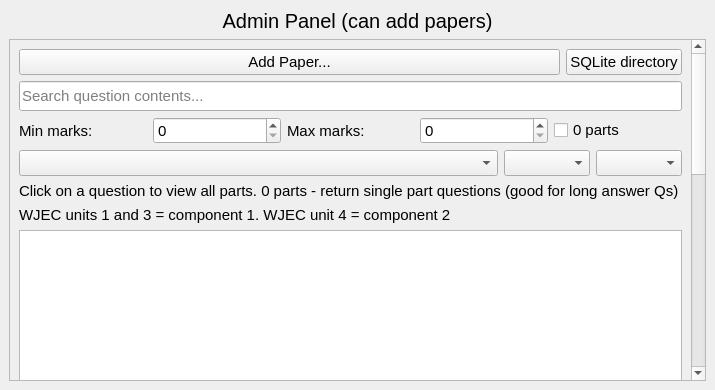
<?xml version="1.0" encoding="UTF-8"?>
<ui version="4.0">
 <class>ViewAllQuestions</class>
 <widget class="QMainWindow" name="ViewAllQuestions">
  <property name="geometry">
   <rect>
    <x>0</x>
    <y>0</y>
    <width>715</width>
    <height>390</height>
   </rect>
  </property>
  <property name="font">
   <font>
    <pointsize>11</pointsize>
   </font>
  </property>
  <property name="windowTitle">
   <string>Question Bank</string>
  </property>
  <property name="documentMode">
   <bool>false</bool>
  </property>
  <property name="tabShape">
   <enum>QTabWidget::Rounded</enum>
  </property>
  <widget class="QWidget" name="centralwidget">
   <layout class="QVBoxLayout" name="verticalLayout">
    <item>
     <widget class="QLabel" name="lAdminLabel">
      <property name="font">
       <font>
        <pointsize>15</pointsize>
       </font>
      </property>
      <property name="text">
       <string>Admin Panel (can add papers)</string>
      </property>
      <property name="alignment">
       <set>Qt::AlignCenter</set>
      </property>
     </widget>
    </item>
    <item>
     <widget class="QScrollArea" name="scrollArea">
      <property name="widgetResizable">
       <bool>true</bool>
      </property>
      <widget class="QWidget" name="scrollAreaWidgetContents">
       <property name="geometry">
        <rect>
         <x>0</x>
         <y>0</y>
         <width>678</width>
         <height>888</height>
        </rect>
       </property>
       <layout class="QVBoxLayout" name="verticalLayout_3">
        <item>
         <layout class="QHBoxLayout" name="horizontalLayout_4">
          <item>
           <widget class="QPushButton" name="pbAddPaper">
            <property name="sizePolicy">
             <sizepolicy hsizetype="MinimumExpanding" vsizetype="Fixed">
              <horstretch>0</horstretch>
              <verstretch>0</verstretch>
             </sizepolicy>
            </property>
            <property name="text">
             <string>Add Paper...</string>
            </property>
           </widget>
          </item>
          <item>
           <widget class="QPushButton" name="pbOpenSQLite">
            <property name="text">
             <string>SQLite directory</string>
            </property>
           </widget>
          </item>
         </layout>
        </item>
        <item>
         <layout class="QVBoxLayout" name="verticalLayout_2">
          <item>
           <widget class="QLineEdit" name="lineEdit">
            <property name="sizePolicy">
             <sizepolicy hsizetype="Expanding" vsizetype="Minimum">
              <horstretch>0</horstretch>
              <verstretch>0</verstretch>
             </sizepolicy>
            </property>
            <property name="minimumSize">
             <size>
              <width>0</width>
              <height>30</height>
             </size>
            </property>
            <property name="placeholderText">
             <string>Search question contents...</string>
            </property>
           </widget>
          </item>
          <item>
           <layout class="QHBoxLayout" name="horizontalLayout_2">
            <item>
             <widget class="QLabel" name="lMin">
              <property name="text">
               <string>Min marks:</string>
              </property>
             </widget>
            </item>
            <item>
             <widget class="QSpinBox" name="sbMin"/>
            </item>
            <item>
             <widget class="QLabel" name="lMax">
              <property name="text">
               <string>Max marks:</string>
              </property>
             </widget>
            </item>
            <item>
             <widget class="QSpinBox" name="sbMax"/>
            </item>
            <item>
             <widget class="QCheckBox" name="checkBoxForSingleParts">
              <property name="text">
               <string>0 parts</string>
              </property>
             </widget>
            </item>
           </layout>
          </item>
          <item>
           <layout class="QHBoxLayout" name="horizontalLayout">
            <property name="sizeConstraint">
             <enum>QLayout::SetDefaultConstraint</enum>
            </property>
            <item>
             <widget class="QComboBox" name="cbSelectTopic">
              <property name="sizePolicy">
               <sizepolicy hsizetype="MinimumExpanding" vsizetype="Fixed">
                <horstretch>0</horstretch>
                <verstretch>0</verstretch>
               </sizepolicy>
              </property>
             </widget>
            </item>
            <item>
             <widget class="QComboBox" name="cbComponent">
              <property name="sizePolicy">
               <sizepolicy hsizetype="Minimum" vsizetype="Fixed">
                <horstretch>0</horstretch>
                <verstretch>0</verstretch>
               </sizepolicy>
              </property>
              <property name="sizeAdjustPolicy">
               <enum>QComboBox::AdjustToContents</enum>
              </property>
             </widget>
            </item>
            <item>
             <widget class="QComboBox" name="cbLevel">
              <property name="sizePolicy">
               <sizepolicy hsizetype="Minimum" vsizetype="Fixed">
                <horstretch>0</horstretch>
                <verstretch>0</verstretch>
               </sizepolicy>
              </property>
             </widget>
            </item>
           </layout>
          </item>
          <item>
           <widget class="QLabel" name="lTip">
            <property name="text">
             <string>Click on a question to view all parts. 0 parts - return single part questions (good for long answer Qs)</string>
            </property>
           </widget>
          </item>
          <item>
           <widget class="QLabel" name="lWjec">
            <property name="text">
             <string>WJEC units 1 and 3 = component 1. WJEC unit 4 = component 2</string>
            </property>
           </widget>
          </item>
          <item>
           <widget class="QTableWidget" name="twQuestionBank">
            <property name="sizePolicy">
             <sizepolicy hsizetype="Expanding" vsizetype="MinimumExpanding">
              <horstretch>0</horstretch>
              <verstretch>0</verstretch>
             </sizepolicy>
            </property>
            <property name="editTriggers">
             <set>QAbstractItemView::NoEditTriggers</set>
            </property>
            <property name="selectionMode">
             <enum>QAbstractItemView::SingleSelection</enum>
            </property>
            <attribute name="horizontalHeaderStretchLastSection">
             <bool>true</bool>
            </attribute>
           </widget>
          </item>
          <item>
           <widget class="QTextEdit" name="teQuestionPreview">
            <property name="sizePolicy">
             <sizepolicy hsizetype="Expanding" vsizetype="MinimumExpanding">
              <horstretch>0</horstretch>
              <verstretch>0</verstretch>
             </sizepolicy>
            </property>
            <property name="undoRedoEnabled">
             <bool>false</bool>
            </property>
            <property name="readOnly">
             <bool>true</bool>
            </property>
           </widget>
          </item>
          <item>
           <widget class="QTableWidget" name="twParts">
            <property name="sizePolicy">
             <sizepolicy hsizetype="Expanding" vsizetype="Minimum">
              <horstretch>0</horstretch>
              <verstretch>0</verstretch>
             </sizepolicy>
            </property>
            <property name="editTriggers">
             <set>QAbstractItemView::NoEditTriggers</set>
            </property>
            <property name="selectionMode">
             <enum>QAbstractItemView::SingleSelection</enum>
            </property>
            <attribute name="horizontalHeaderStretchLastSection">
             <bool>true</bool>
            </attribute>
           </widget>
          </item>
          <item>
           <widget class="QPushButton" name="pbShowMarkscheme">
            <property name="text">
             <string>Show Markscheme</string>
            </property>
           </widget>
          </item>
          <item>
           <widget class="QPushButton" name="pbViewImages">
            <property name="text">
             <string>View images for this question</string>
            </property>
           </widget>
          </item>
          <item>
           <layout class="QHBoxLayout" name="horizontalLayout_3">
            <item>
             <widget class="QPushButton" name="pbAddQuestion">
              <property name="text">
               <string>Add Question</string>
              </property>
             </widget>
            </item>
            <item>
             <widget class="QPushButton" name="pbEditQuestion">
              <property name="text">
               <string>Edit Question</string>
              </property>
             </widget>
            </item>
            <item>
             <widget class="QPushButton" name="pbDeleteQuestion">
              <property name="text">
               <string>Delete question</string>
              </property>
             </widget>
            </item>
           </layout>
          </item>
         </layout>
        </item>
       </layout>
      </widget>
     </widget>
    </item>
   </layout>
  </widget>
 </widget>
 <resources/>
 <connections/>
</ui>
